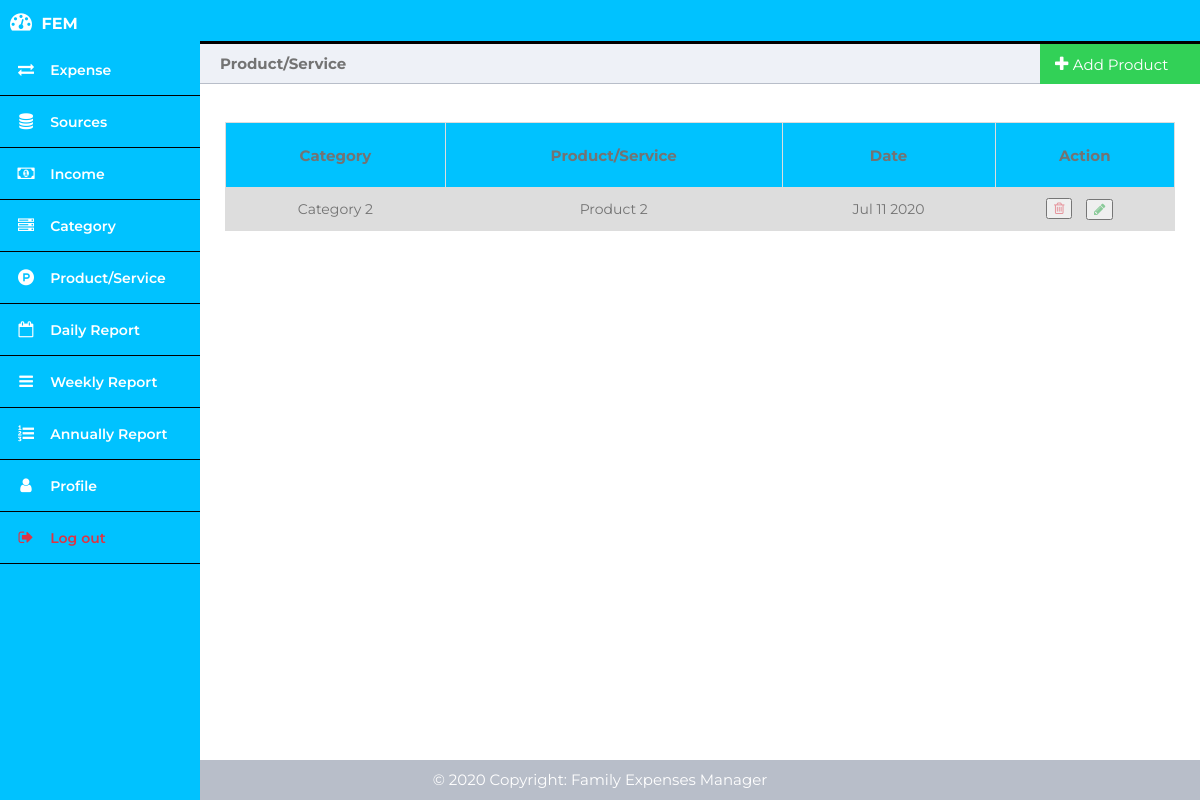
Screenshot of /product-service.php (signed in) with the database file from the repository.
### tables this page shows
CREATE TABLE `ProductService` (
  `product_service_id` int(11) NOT NULL,
  `product_service_category_id` int(11) NOT NULL,
  `name` varchar(100) NOT NULL,
  `created_at` timestamp NOT NULL DEFAULT current_timestamp(),
  `user_id` int(11) NOT NULL
);

CREATE TABLE `ProductServiceCategory` (
  `category_id` int(11) NOT NULL,
  `user_id` int(11) NOT NULL,
  `name` varchar(100) NOT NULL,
  `created_at` timestamp NOT NULL DEFAULT current_timestamp()
);

### product-service.php (the view, shortened to what this page needs)
<?php
	require_once('config/db_connection.php');
?>
<!DOCTYPE html>
<html>
	<head>
		<link rel="stylesheet" href="css/dashboard.css">
        <link rel="stylesheet" href="https://cdnjs.cloudflare.com/ajax/libs/font-awesome/4.7.0/css/font-awesome.min.css">
	</head>
	<body>
		<?php include('header.php'); ?>
		<div class="main-content">
			<div class="title-left" style="font-size: 15px; color: #737373;">
				Product/Service
			</div>
			<div class="title-right" id="myBtn">
				<div class="add">
					<i class="fa fa-plus"></i>
					<a style="font-size: 15px;">Add Product</a>
				</div>
			</div>
			<div>
				<?php include('errors.php'); ?><br>
			</div>
			<div>
				<?php include('success.php'); ?><br>
			</div>
			<table>
				<tr style="height: 65px; font-size: 15px;">
					<th style="color: #737373;">Category</th>
					<th style="color: #737373;">Product/Service</th>
					<th style="color: #737373;">Date</th>
					<th style="color: #737373;">Action</th>
				</tr>
				<?php
					$user_id = $_SESSION['user_id'];
					$query   = "SELECT * FROM ProductService WHERE user_id = '$user_id' ORDER BY created_at DESC";
					$results = mysqli_query($con, $query);
					while($row = $results->fetch_assoc()) {
						echo "<tr>";
							$category_id = $row['product_service_category_id'];
							$query   = "SELECT * FROM ProductServiceCategory WHERE category_id = '$category_id'";
							$result2 = mysqli_query($con, $query);
							if (mysqli_num_rows($result2) == 1) {
								$category_data = $result2->fetch_assoc();
							}
							?>
								<td><?php echo $category_data['name']; ?></td>
								<td><?php echo $row['name'] ?></td>
								<td><?php echo date('M d Y',strtotime($row['created_at'])) ?></td>
								<td>
									<form action="" method="POST" style="margin-left:-40px;">
										<button name="delete-product-or-service">
											<i class="fa fa-trash-o icon-delete" id="delete" title="Delete"></i>
										</button>&nbsp;&nbsp;&nbsp;
									</form>
									<div style="margin-left:30px; margin-top:-20px">
										<button>
											<a href="product-service-update.php?id1=<?php echo $_SESSION['user_id'] ?>&id2=<?php echo $row['product_service_id'] ?>&id3=<?php echo $category_data['category_id']; ?>&name=<?php echo $row['name'] ?>">
												<i class="fa fa-pencil icon-edit" title="Edit"></i>
											</a>
										</button>
									</div>
								</td>
							<?php
						echo "</tr>";
					}
				?>
			</table>
			<div class="table-bottom-space"></div>
		</div>
        <?php include_once("footer.php"); ?>
	</body>
</html>

### css/dashboard.css (style rules this page uses)
* { box-sizing: border-box; }
body { margin: 0; padding: 0; font-family: montserrat; }
.icon-delete { color: #dc3545; cursor: pointer; opacity: 0.5; }
.icon-edit { color: #28a745; cursor: pointer; opacity: 0.5; }
table { border-collapse: collapse; width: 95%; margin: auto; color: #737373; font-size: 14px; margin-top: 15px; }
td, th { border: 1px solid #dddddd; text-align: left; padding: 10px; text-align: center; }
table tr th { background-color: #00C2FF; color: #233245; }
tr:nth-child(even) { background-color: #dddddd; }
.table-bottom-space { padding-top: 40px; }
.main-content { padding: 40px; margin-top: 0; padding: 0; padding-top: 44px; height: 100%; overflow: scroll; }
.main-content .title-left { background-color: #eef1f7; border-bottom: 1px solid #b8bec9; padding: 10px 20px; font-weight: 700; color: #333; font-size: 16px; }
.main-content .title-right { float: right; width: 160px; margin-right: 0px; margin-top: -40px; cursor: pointer; }
.main-content .title-right .add { background-color: #32d157; font-size: 17px; height: 40px; color: white; padding-left: 15px; padding-top: 10px; cursor: pointer; }
.main-content .title-right .add a { text-decoration: none; color: white; }
@media only screen and (min-width: 300px) { table { border-collapse: collapse; width: 95%; margin: auto; } }
@media only screen and (min-width: 600px) { table { border-collapse: collapse; width: 95%; margin: auto; } }
@media only screen and (min-width: 600px) { .main-content { margin-left: 70px; } }
@media only screen and (min-width: 800px) { table { border-collapse: collapse; width: 95%; margin: auto; } }
@media only screen and (min-width: 800px) { .main-content { margin-left: 200px; } }
@media screen and (min-width: 1024px) { table { border-collapse: collapse; width: 95%; margin: auto; } }

### rows the page displays
productservice: product_service_category.name "Category 2", name "Product 2", created_at "Jul 11 2020"
